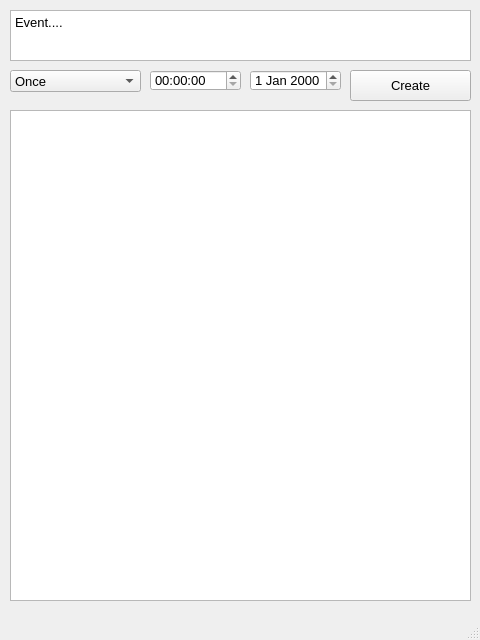
<?xml version="1.0" encoding="UTF-8"?>
<ui version="4.0">
 <class>MainWindow</class>
 <widget class="QMainWindow" name="MainWindow">
  <property name="geometry">
   <rect>
    <x>0</x>
    <y>0</y>
    <width>480</width>
    <height>640</height>
   </rect>
  </property>
  <property name="font">
   <font>
    <pointsize>10</pointsize>
   </font>
  </property>
  <property name="windowTitle">
   <string>MainWindow</string>
  </property>
  <widget class="QWidget" name="centralwidget">
   <widget class="QWidget" name="verticalLayoutWidget_2">
    <property name="geometry">
     <rect>
      <x>10</x>
      <y>110</y>
      <width>461</width>
      <height>491</height>
     </rect>
    </property>
    <layout class="QVBoxLayout" name="box2">
     <item>
      <widget class="QTableView" name="events_table"/>
     </item>
    </layout>
   </widget>
   <widget class="QPushButton" name="add_event_button">
    <property name="geometry">
     <rect>
      <x>350</x>
      <y>70</y>
      <width>121</width>
      <height>31</height>
     </rect>
    </property>
    <property name="text">
     <string>Create</string>
    </property>
   </widget>
   <widget class="QTimeEdit" name="event_time_input">
    <property name="geometry">
     <rect>
      <x>150</x>
      <y>70</y>
      <width>91</width>
      <height>21</height>
     </rect>
    </property>
   </widget>
   <widget class="QDateEdit" name="event_date_input">
    <property name="geometry">
     <rect>
      <x>250</x>
      <y>70</y>
      <width>91</width>
      <height>21</height>
     </rect>
    </property>
    <property name="timeSpec">
     <enum>Qt::LocalTime</enum>
    </property>
   </widget>
   <widget class="QPlainTextEdit" name="event_name_input">
    <property name="geometry">
     <rect>
      <x>10</x>
      <y>10</y>
      <width>461</width>
      <height>51</height>
     </rect>
    </property>
    <property name="plainText">
     <string>Event....</string>
    </property>
   </widget>
   <widget class="QComboBox" name="event_schedule_input">
    <property name="geometry">
     <rect>
      <x>10</x>
      <y>70</y>
      <width>131</width>
      <height>22</height>
     </rect>
    </property>
    <item>
     <property name="text">
      <string>Once</string>
     </property>
    </item>
    <item>
     <property name="text">
      <string>Daily</string>
     </property>
    </item>
    <item>
     <property name="text">
      <string>Weekly</string>
     </property>
    </item>
   </widget>
  </widget>
  <widget class="QStatusBar" name="statusbar"/>
 </widget>
 <resources/>
 <connections/>
</ui>
